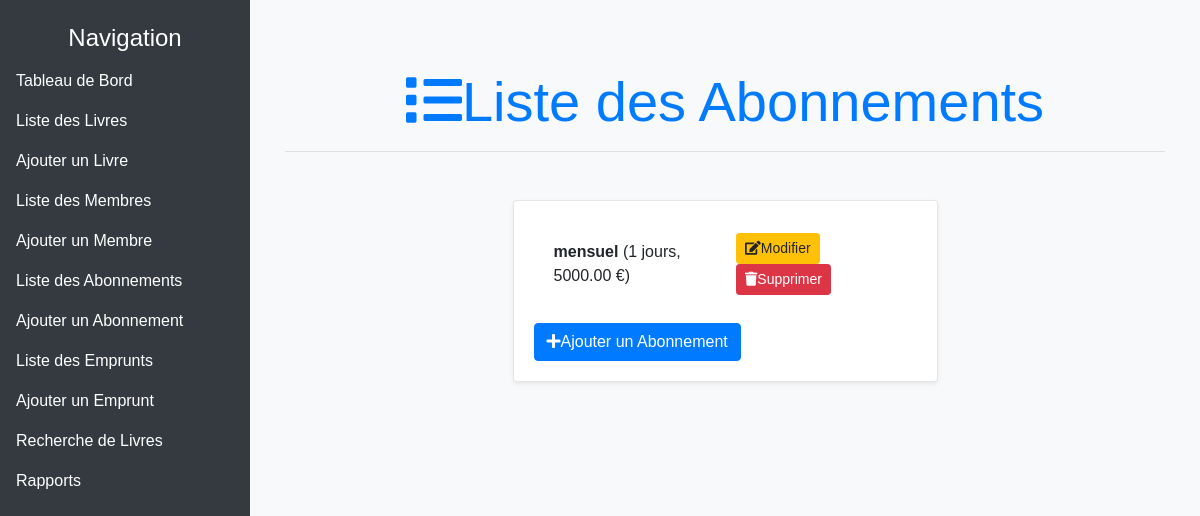
The page /gestion/abonnements/ on the database as committed earlier.
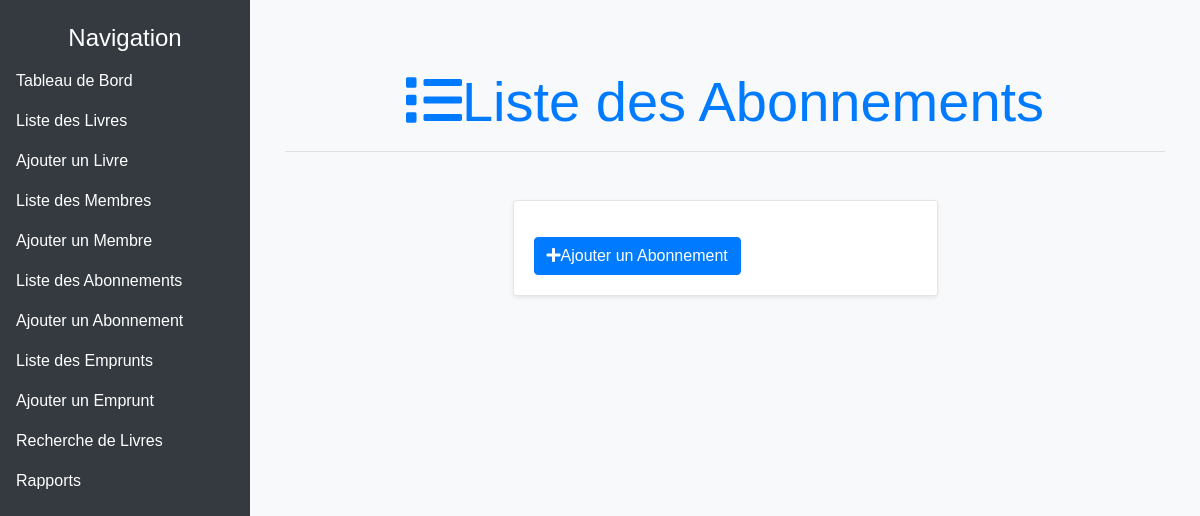
The same page on the database as committed later.
### GestionBibliotheque/models.py (models this page shows, shortened)
class Abonnement(models.Model):
    TYPE_CHOICES = [
        ('mensuel', 'Mensuel'),
        ('trimestriel', 'Trimestriel'),
        ('annuel', 'Annuel'),
    ]
    type = models.CharField(max_length=11, choices=TYPE_CHOICES)
    duree = models.IntegerField()  # en jours
    cout = models.DecimalField(max_digits=10, decimal_places=2)
    nombre_max_livres = models.IntegerField()
    date_renouvellement = models.DateField(null=True, blank=True)  # Ajoutez ce champ
    date_expiration = models.DateField(null=True, blank=True)  # Ajoutez ce champ

### GestionBibliotheque/views.py (the view)
# urls.py: path('abonnements/', views.liste_abonnements, name='liste_abonnements'),
def liste_abonnements(request):
    abonnements = Abonnement.objects.all()
    return render(request, 'gestion_bibliotheque/liste_abonnements.html', {'abonnements': abonnements})

### GestionBibliotheque/templates/gestion_bibliotheque/liste_abonnements.html (shortened to what this page needs)
{% extends "gestion_bibliotheque/base.html" %}
{% block content %}
<div class="container mt-5">
    <div class="row mb-4">
        <div class="col-12">
            <h1 class="display-4 text-primary text-center">
                <i class="fas fa-list me-3"></i>Liste des Abonnements
            </h1>
            <hr class="mb-4">
        </div>
    </div>
    <div class="row justify-content-center">
        <div class="col-md-8 col-lg-6">
            <div class="card shadow-sm">
                <div class="card-body">
                    <ul class="list-group list-group-flush">
                        {% for abonnement in abonnements %}
                            <li class="list-group-item d-flex justify-content-between align-items-center">
                                <span>
                                    <strong>{{ abonnement.type }}</strong> ({{ abonnement.duree }} jours, {{ abonnement.cout }} €)
                                </span>
                                <div>
                                    <a href="{% url 'modifier_abonnement' abonnement.id %}" class="btn btn-warning btn-sm me-2">
                                        <i class="fas fa-edit me-2"></i>Modifier
                                    </a>
                                    <a href="{% url 'supprimer_abonnement' abonnement.id %}" class="btn btn-danger btn-sm" onclick="return confirm('Êtes-vous sûr de vouloir supprimer cet abonnement ?');">
                                        <i class="fas fa-trash me-2"></i>Supprimer
                                    </a>
                                </div>
                            </li>
                        {% endfor %}
                    </ul>
                    <a href="{% url 'ajouter_abonnement' %}" class="btn btn-primary mt-3">
                        <i class="fas fa-plus me-2"></i>Ajouter un Abonnement
                    </a>
                </div>
            </div>
        </div>
    </div>
</div>
{% endblock %}

Rows that differ between the two databases and show on the page:
removed Abonnement: type "mensuel", duree "1", cout "5000.00"
